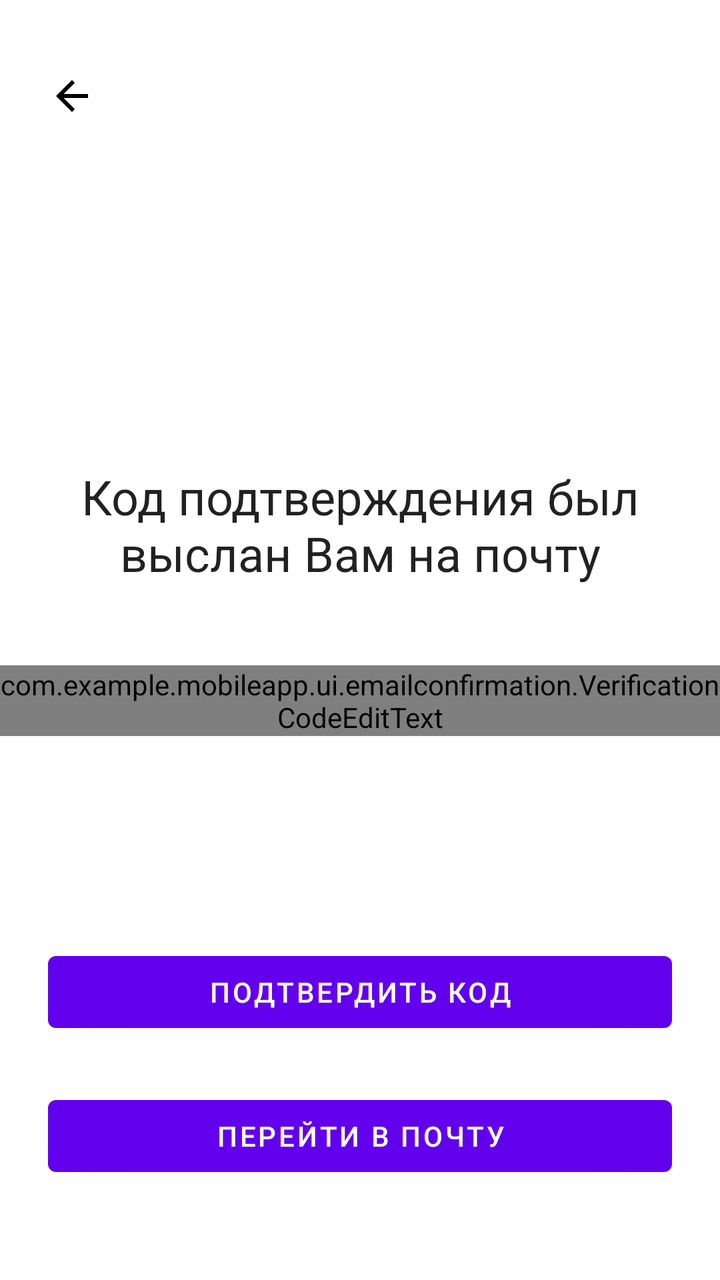
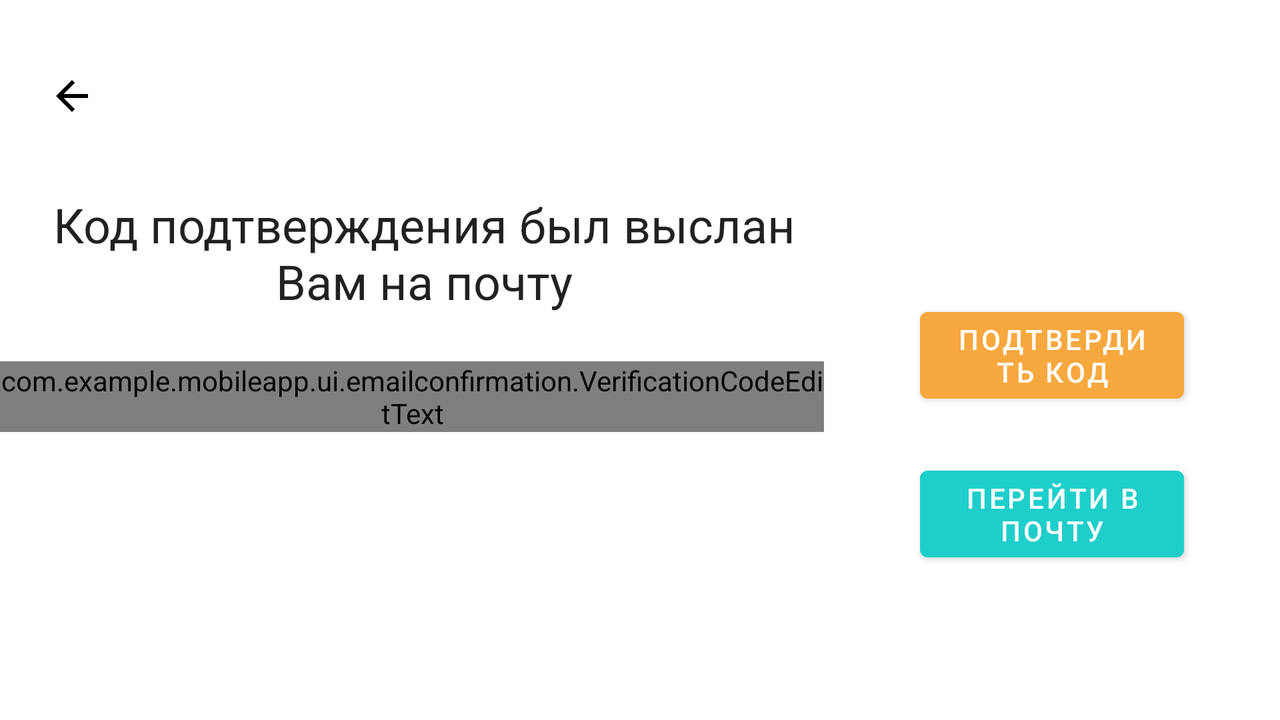

First picture: res/layout/ on a phone held upright. Second picture: the repository's own variant of that layout, on a device whose configuration matches the variant's folder. Source for both follows.
<!-- AndroidManifest.xml: application theme Theme.MobileApp -->
<!-- res/layout/fragment_email_confirmation.xml -->
<?xml version="1.0" encoding="utf-8"?>
<androidx.constraintlayout.widget.ConstraintLayout xmlns:android="http://schemas.android.com/apk/res/android"
    android:layout_width="match_parent"
    android:layout_height="match_parent"
    xmlns:app="http://schemas.android.com/apk/res-auto">

    <ImageButton
        style="@style/MyBackButton"
        android:id="@+id/backButton"
        app:layout_constraintStart_toStartOf="parent"
        app:layout_constraintTop_toTopOf="parent" />

    <TextView
        android:id="@+id/TextCodeSent"
        android:layout_width="wrap_content"
        android:layout_height="wrap_content"
        android:text="@string/email_confirmation_sent"
        android:gravity="center"
        app:layout_constraintStart_toStartOf="parent"
        app:layout_constraintEnd_toEndOf="parent"
        app:layout_constraintTop_toBottomOf="@id/backButton"
        android:textAppearance="@style/TextAppearance.MaterialComponents.Headline5"
        android:layout_marginTop="160dp"
        android:layout_marginStart="48dp"
        android:layout_marginEnd="48dp"/>

    <com.example.mobileapp.ui.emailconfirmation.VerificationCodeEditText
        android:layout_width="0dp"
        android:layout_height="wrap_content"
        app:layout_constraintEnd_toEndOf="parent"
        app:layout_constraintStart_toStartOf="parent"
        app:layout_constraintTop_toBottomOf="@id/TextCodeSent"
        android:layout_marginTop="40dp"/>

    <Button
        android:id="@+id/verifyButton"
        android:layout_width="0dp"
        android:layout_height="wrap_content"
        android:layout_marginHorizontal="24dp"
        android:layout_marginBottom="24dp"
        android:text="@string/email_confirmation_verify"
        app:layout_constraintBottom_toTopOf="@+id/toEmailButton"
        app:layout_constraintEnd_toEndOf="parent"
        app:layout_constraintStart_toStartOf="parent" />

    <Button
        android:id="@+id/toEmailButton"
        android:layout_width="0dp"
        android:layout_height="wrap_content"
        android:layout_marginHorizontal="24dp"
        android:layout_marginBottom="48dp"
        android:text="@string/email_confirmation_to_email"
        app:layout_constraintBottom_toBottomOf="parent"
        app:layout_constraintEnd_toEndOf="parent"
        app:layout_constraintStart_toStartOf="parent" />

</androidx.constraintlayout.widget.ConstraintLayout>
<!-- resources referenced by this layout -->
<resources>
  <string name="email_confirmation_sent">Код подтверждения был выслан Вам на почту</string>
  <string name="email_confirmation_to_email">Перейти в почту</string>
  <string name="email_confirmation_verify">Подтвердить код</string>
  <style name="MyBackButton" parent="Widget.AppCompat.ImageButton">
          <item name="android:layout_width">48dp</item>
          <item name="android:layout_height">48dp</item>
          <item name="android:layout_marginStart">12dp</item>
          <item name="android:layout_marginTop">24dp</item>
          <item name="android:background">?attr/selectableItemBackgroundBorderless</item>
          <item name="android:src">@drawable/ic_arrow_back_black_24</item>
      </style>
  <style name="Theme.MobileApp" parent="Theme.MaterialComponents.DayNight.NoActionBar">
          
          <item name="colorPrimary">@color/purple_500</item>
          <item name="colorPrimaryVariant">@color/purple_700</item>
          <item name="colorOnPrimary">@color/white</item>
          
          <item name="colorSecondary">@color/teal_200</item>
          <item name="colorSecondaryVariant">@color/teal_700</item>
          <item name="colorOnSecondary">@color/black</item>
          
          <item name="android:statusBarColor" tools:targetApi="l">?attr/colorPrimaryVariant</item>
          
      </style>
  <color name="purple_500">#FF6200EE</color>
  <color name="purple_700">#FF3700B3</color>
  <color name="white">#FFFFFFFF</color>
  <color name="teal_200">#FF03DAC5</color>
  <color name="teal_700">#FF018786</color>
  <color name="black">#FF000000</color>
</resources>
<!-- res/layout-land/fragment_email_confirmation.xml (the repository's variant of the layout above) -->
<!-- drawn on the phone turned sideways -->
<?xml version="1.0" encoding="utf-8"?>
<androidx.constraintlayout.widget.ConstraintLayout xmlns:android="http://schemas.android.com/apk/res/android"
    android:layout_width="match_parent"
    android:layout_height="match_parent"
    xmlns:app="http://schemas.android.com/apk/res-auto">

    <ImageButton
        style="@style/MyBackButton"
        android:id="@+id/backButton"
        app:layout_constraintStart_toStartOf="parent"
        app:layout_constraintTop_toTopOf="parent" />

    <TextView
        android:id="@+id/TextCodeSent"
        android:layout_width="400dp"
        android:layout_height="wrap_content"
        android:text="@string/email_confirmation_sent"
        android:gravity="center"
        app:layout_constraintStart_toStartOf="parent"
        app:layout_constraintTop_toBottomOf="@id/backButton"
        android:textAppearance="@style/TextAppearance.MaterialComponents.Headline5"
        android:layout_marginTop="24dp"
        android:layout_marginHorizontal="12dp"/>

    <com.example.mobileapp.ui.emailconfirmation.VerificationCodeEditText
        android:layout_width="0dp"
        android:layout_height="wrap_content"
        app:layout_constraintEnd_toEndOf="@+id/TextCodeSent"
        app:layout_constraintStart_toStartOf="parent"
        app:layout_constraintTop_toBottomOf="@id/TextCodeSent"
        android:layout_marginTop="24dp"/>

    <Button
        style="@style/MyBrandOrangeButton"
        android:id="@+id/verifyButton"
        android:layout_marginHorizontal="48dp"
        android:layout_marginBottom="12dp"
        android:text="@string/email_confirmation_verify"
        app:layout_constraintTop_toTopOf="parent"
        app:layout_constraintEnd_toEndOf="parent"
        app:layout_constraintStart_toEndOf="@+id/TextCodeSent"
        android:layout_marginTop="150dp"/>

    <Button
        style="@style/MyBrandBlueButton"
        android:id="@+id/toEmailButton"
        android:layout_marginHorizontal="48dp"
        android:layout_marginBottom="24dp"
        android:text="@string/email_confirmation_to_email"
        app:layout_constraintTop_toBottomOf="@+id/verifyButton"
        app:layout_constraintEnd_toEndOf="parent"
        app:layout_constraintStart_toEndOf="@+id/TextCodeSent" />

</androidx.constraintlayout.widget.ConstraintLayout>
<!-- resources referenced by the variant -->
<!-- as the phone turned sideways resolves them -->
<resources>
  <string name="email_confirmation_sent">Код подтверждения был выслан Вам на почту</string>
  <string name="email_confirmation_to_email">Перейти в почту</string>
  <string name="email_confirmation_verify">Подтвердить код</string>
  <style name="MyBackButton" parent="Widget.AppCompat.ImageButton">
          <item name="android:layout_width">48dp</item>
          <item name="android:layout_height">48dp</item>
          <item name="android:layout_marginStart">12dp</item>
          <item name="android:layout_marginTop">24dp</item>
          <item name="android:background">?attr/selectableItemBackgroundBorderless</item>
          <item name="android:src">@drawable/ic_arrow_back_black_24</item>
      </style>
  <style name="MyBrandBlueButton" parent="Widget.MaterialComponents.Button">
          <item name="android:layout_marginTop">24dp</item>
          <item name="android:layout_width">0dp</item>
          <item name="android:layout_height">wrap_content</item>
          <item name="android:backgroundTint">@color/brand_blue</item>
      </style>
  <style name="MyBrandOrangeButton" parent="Widget.MaterialComponents.Button">
          <item name="android:layout_marginTop">24dp</item>
          <item name="android:layout_width">0dp</item>
          <item name="android:layout_height">wrap_content</item>
          <item name="android:backgroundTint">@color/brand_orange</item>
      </style>
  <style name="Theme.MobileApp" parent="Theme.MaterialComponents.DayNight.NoActionBar">
          
          <item name="colorPrimary">@color/purple_500</item>
          <item name="colorPrimaryVariant">@color/purple_700</item>
          <item name="colorOnPrimary">@color/white</item>
          
          <item name="colorSecondary">@color/teal_200</item>
          <item name="colorSecondaryVariant">@color/teal_700</item>
          <item name="colorOnSecondary">@color/black</item>
          
          <item name="android:statusBarColor" tools:targetApi="l">?attr/colorPrimaryVariant</item>
          
      </style>
  <color name="brand_blue">#1ECECA</color>
  <color name="brand_orange">#F7A83E</color>
  <color name="purple_500">#FF6200EE</color>
  <color name="purple_700">#FF3700B3</color>
  <color name="white">#FFFFFFFF</color>
  <color name="teal_200">#FF03DAC5</color>
  <color name="teal_700">#FF018786</color>
  <color name="black">#FF000000</color>
</resources>
